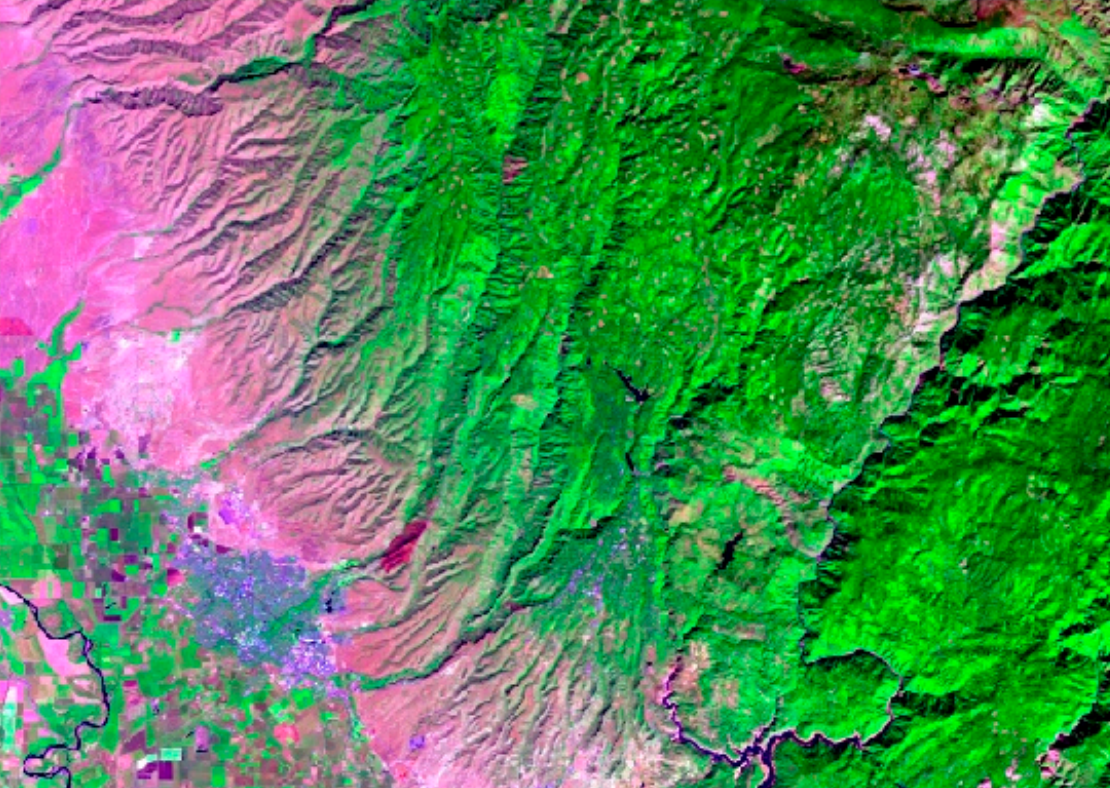
#> input picture wildfire_project/forest_map.png, 1110 x 788 px
$ python color2bw2csv.py
#> lines starting #> are read from the running program, lines starting #| are printed output that depends on the picture
import cv2
import matplotlib.pyplot as plt

import pandas as pd

im = cv2.imread("forest_map.png")
#> im is the input picture: shape (788, 1110, 3); mean B, G, R 87.5, 137.2, 80.2
imbw = im[:, :, 0]*0.0 + im[:, :, 1]*0.9 + im[:, :, 2]*0.0
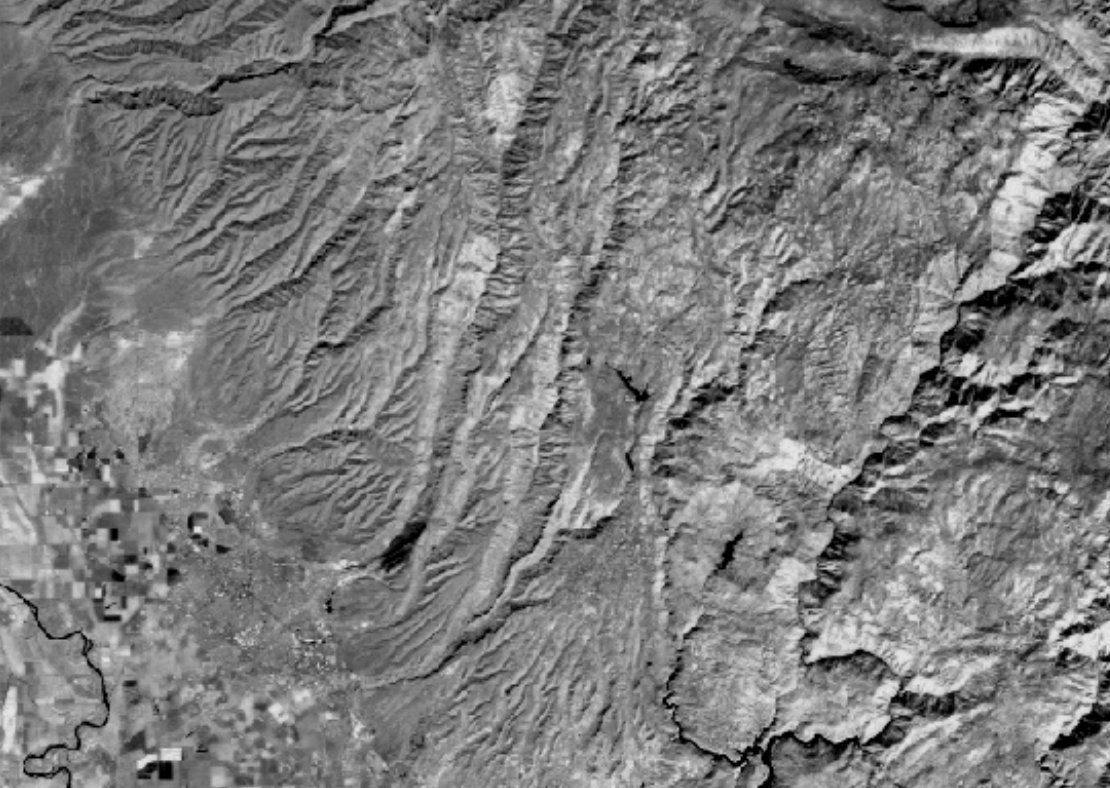
#> imbw: shape (788, 1110) float64; min 0, max 229.5, mean 123.4
imbw = imbw.astype(int)
imbw = imbw.reshape(imbw.shape[0], imbw.shape[1])
# print(type(im))

imbw_normalized = imbw / 255
imbw = imbw_normalized

print(imbw.shape)
#| (788, 1110)
print(imbw)
#> (printed output is left out)

plt.imsave('forest_map_gray.png', imbw, cmap='gray')

df = pd.DataFrame(imbw)
#> df = table of 788 rows and 1110 columns

df.to_csv('image.csv', index=False, header=False)
